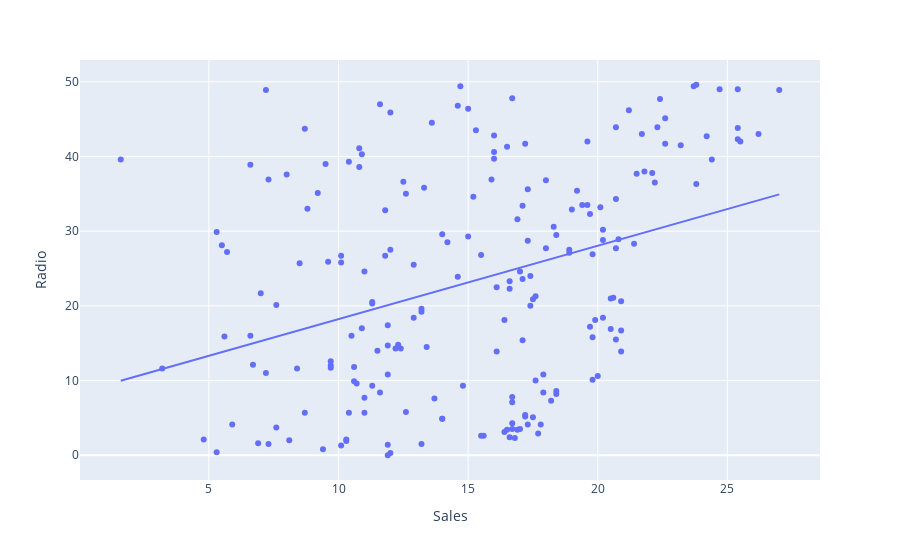

The cell this chart's notebook holds for it:
### Markdown cell above
radio vs sales

### Code cell
figure = px.scatter(df, x= "Sales", y= "Radio", trendline= "ols")
figure.show()

### Figure 1 — Plotly figure (JSON) as saved in the notebook; plotly's stock layout.template omitted (floating-point values rounded to 4 significant figures; data arrays with more than 128 entries replaced by an {"elided": "..."} marker saying what was removed)
{"data": [{"hovertemplate": "Sales=%{x}<br>Radio=%{y}<extra></extra>", "legendgroup": "", "marker": {"color": "#636efa", "symbol": "circle"}, "mode": "markers", "name": "", "orientation": "v", "showlegend": false, "type": "scatter", "x": {"elided": "200 float values"}, "xaxis": "x", "y": {"elided": "200 float values"}, "yaxis": "y"}, {"hovertemplate": "<b>OLS trendline</b><br>Radio = 0.982402 * Sales + 8.39977<br>R<sup>2</sup>=0.122242<br><br>Sales=%{x}<br>Radio=%{y} <b>(trend)</b><extra></extra>", "legendgroup": "", "marker": {"color": "#636efa", "symbol": "circle"}, "mode": "lines", "name": "", "showlegend": false, "type": "scatter", "x": {"elided": "200 float values"}, "xaxis": "x", "y": {"elided": "200 float values"}, "yaxis": "y"}], "layout": {"legend": {"tracegroupgap": 0}, "margin": {"t": 60}, "xaxis": {"anchor": "y", "domain": [0, 1], "title": {"text": "Sales"}}, "yaxis": {"anchor": "x", "domain": [0, 1], "title": {"text": "Radio"}}}}
